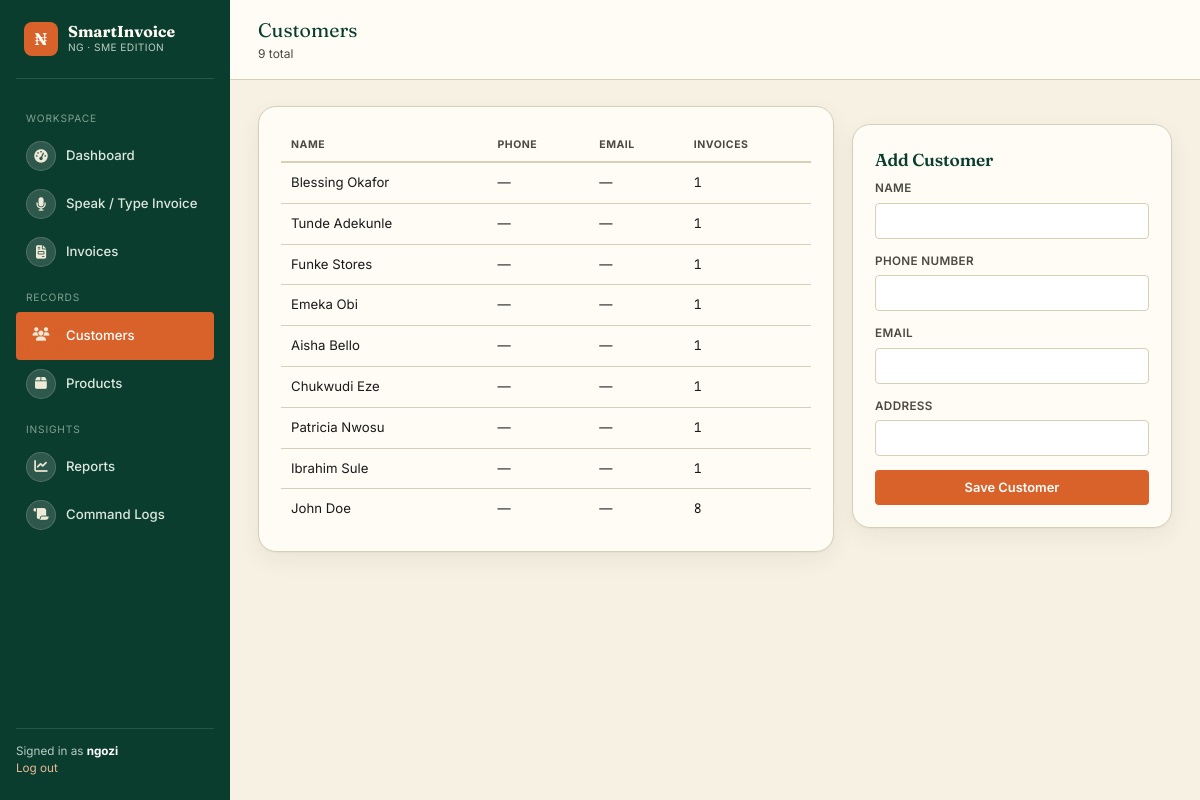
The app's page /customers/ (signed in) with its own data.
### invoices/models.py (models this page shows, shortened)
class Customer(models.Model):
    business = models.ForeignKey(Business, on_delete=models.CASCADE, related_name="customers")
    name = models.CharField(max_length=150)
    phone_number = models.CharField(max_length=20, blank=True)
    email = models.EmailField(blank=True)
    address = models.CharField(max_length=255, blank=True)
    created_at = models.DateTimeField(auto_now_add=True)
    class Meta:
        ordering = ["name"]

### invoices/views.py (the view)
# urls.py: path("customers/", views.customer_list, name="customer_list"),
@login_required
def customer_list(request):
    business = _get_business(request)
    customers = Customer.objects.filter(business=business).annotate(invoice_count=Count("invoices"))
    form = CustomerForm(request.POST or None)
    if request.method == "POST" and form.is_valid():
        customer = form.save(commit=False)
        customer.business = business
        customer.save()
        messages.success(request, "Customer added.")
        return redirect("customer_list")
    return render(request, "invoices/customer_list.html", {"customers": customers, "form": form})

### invoices/forms.py
class CustomerForm(forms.ModelForm):
    class Meta:
        model = Customer
        fields = ["name", "phone_number", "email", "address"]

### invoices/views.py (called while the page is built)
def _get_business(request):
    return get_object_or_404(Business, owner=request.user)

### invoices/templates/invoices/customer_list.html (shortened to what this page needs)
{% extends "invoices/base.html" %}
{% block page_title %}Customers{% endblock %}
{% block page_sub %}{{ customers.count }} total{% endblock %}
{% block content %}
<div style="display:grid; grid-template-columns: 1fr 320px; gap:18px; align-items:start;">
  <div class="card">
    {% if customers %}
    <table>
      <thead><tr><th>Name</th><th>Phone</th><th>Email</th><th>Invoices</th></tr></thead>
      <tbody>
        {% for c in customers %}
        <tr>
          <td>{{ c.name }}</td>
          <td>{{ c.phone_number|default:"&mdash;" }}</td>
          <td>{{ c.email|default:"&mdash;" }}</td>
          <td class="mono">{{ c.invoice_count }}</td>
        </tr>
        {% endfor %}
      </tbody>
    </table>
    {% else %}
    <div class="empty-state">
      <div class="icon">&#128100;</div>
      <p>No customers yet. New customers are added automatically when you speak or type an invoice command &mdash; or add one manually here.</p>
    </div>
    {% endif %}
  </div>
  <div class="card">
    <h3>Add Customer</h3>
    <form method="post">
      {% for field in form %}
      <div class="field">
        <label for="{{ field.id_for_label }}">{{ field.label }}</label>
        {{ field }}
      </div>
      {% endfor %}
      <button type="submit" class="btn btn-primary" style="width:100%; justify-content:center;">Save Customer</button>
    </form>
  </div>
</div>
{% endblock %}

### invoices/templates/invoices/base.html (shortened to what this page needs)
{% load static %}
<!DOCTYPE html>
<html lang="en">
<head>
  <link rel="stylesheet" href="{% static 'invoices/css/style.css' %}">
  <link rel="stylesheet" href="https://cdnjs.cloudflare.com/ajax/libs/font-awesome/6.5.2/css/all.min.css">
</head>
<body>
  {% if user.is_authenticated %}
  <div class="app-shell">
    <aside class="sidebar">
      <div class="brand">
        <div class="brand-mark">₦</div>
        <div>
          <div class="brand-name">SmartInvoice</div>
          <div class="brand-sub">NG &middot; SME Edition</div>
        </div>
      </div>
      <div class="nav-section-label">Workspace</div>
      <a href="{% url 'dashboard' %}" class="nav-link {% if request.resolver_match.url_name == 'dashboard' %}active{% endif %}">
        <span class="nav-icon"><i class="fa-solid fa-gauge-high" aria-hidden="true"></i></span> Dashboard
      </a>
      <a href="{% url 'create_invoice_smart' %}" class="nav-link {% if request.resolver_match.url_name == 'create_invoice_smart' %}active{% endif %}">
        <span class="nav-icon"><i class="fa-solid fa-microphone" aria-hidden="true"></i></span> Speak / Type Invoice
      </a>
      <a href="{% url 'invoice_list' %}" class="nav-link {% if request.resolver_match.url_name == 'invoice_list' or request.resolver_match.url_name == 'invoice_detail' %}active{% endif %}">
        <span class="nav-icon"><i class="fa-solid fa-file-invoice" aria-hidden="true"></i></span> Invoices
      </a>
      <div class="nav-section-label">Records</div>
      <a href="{% url 'customer_list' %}" class="nav-link {% if request.resolver_match.url_name == 'customer_list' %}active{% endif %}">
        <span class="nav-icon"><i class="fa-solid fa-users" aria-hidden="true"></i></span> Customers
      </a>
      <a href="{% url 'product_list' %}" class="nav-link {% if request.resolver_match.url_name == 'product_list' %}active{% endif %}">
        <span class="nav-icon"><i class="fa-solid fa-box" aria-hidden="true"></i></span> Products
      </a>
      <div class="nav-section-label">Insights</div>
      <a href="{% url 'reports' %}" class="nav-link {% if request.resolver_match.url_name == 'reports' %}active{% endif %}">
        <span class="nav-icon"><i class="fa-solid fa-chart-line" aria-hidden="true"></i></span> Reports
      </a>
      <a href="{% url 'command_log_list' %}" class="nav-link {% if request.resolver_match.url_name == 'command_log_list' %}active{% endif %}">
        <span class="nav-icon"><i class="fa-solid fa-scroll" aria-hidden="true"></i></span> Command Logs
      </a>
      <div class="sidebar-footer">
        Signed in as <strong style="color:#fff">{{ request.user.username }}</strong><br>
        <a href="{% url 'logout' %}" style="color:#E7B89A;">Log out</a>
      </div>
    </aside>
    <div class="main-area">
      <div class="topbar">
        <div>
          <div class="topbar-title">{% block page_title %}Dashboard{% endblock %}</div>
          <div class="topbar-sub">{% block page_sub %}{% endblock %}</div>
        </div>
      </div>
      <div class="content">
        {% block content %}{% endblock %}
      </div>
    </div>
  </div>
  {% else %}
    {% block auth_content %}{% endblock %}
  {% endif %}
</body>
</html>

### records on screen
Customer: name "Blessing Okafor", phone_number "—", email "—", invoice_count "1"
Customer: name "Tunde Adekunle", phone_number "—", email "—", invoice_count "1"
Customer: name "Funke Stores", phone_number "—", email "—", invoice_count "1"
Customer: name "Emeka Obi", phone_number "—", email "—", invoice_count "1"
Customer: name "Aisha Bello", phone_number "—", email "—", invoice_count "1"
Customer: name "Chukwudi Eze", phone_number "—", email "—", invoice_count "1"
Customer: name "Patricia Nwosu", phone_number "—", email "—", invoice_count "1"
Customer: name "Ibrahim Sule", phone_number "—", email "—", invoice_count "1"
Customer: name "John Doe", phone_number "—", email "—", invoice_count "8"

### other values on screen
{{ request.user.username }} "ngozi"
{{ customers.count }} "9"
{{ field.label }} "NAME" "PHONE NUMBER" "EMAIL" "ADDRESS"
